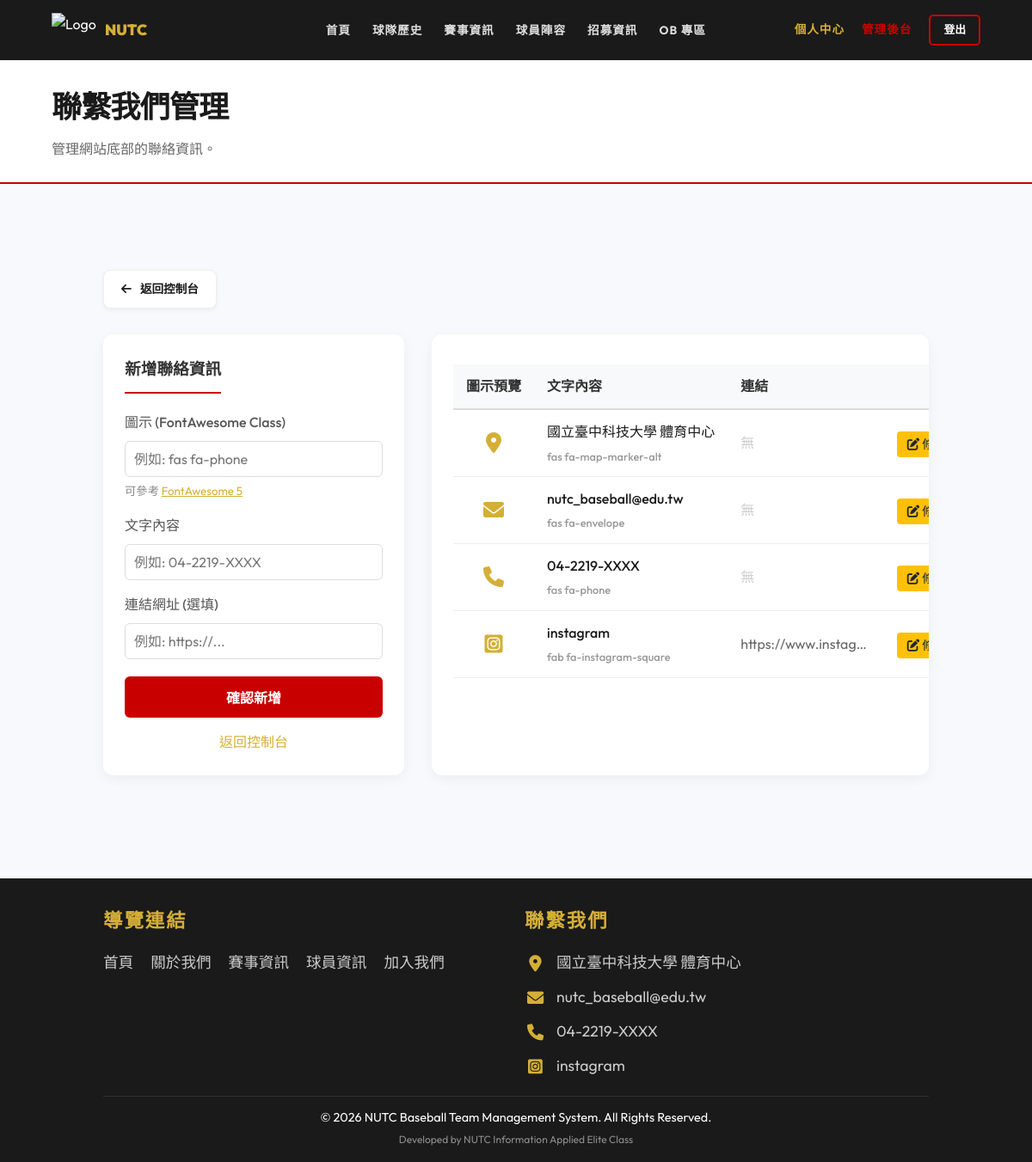
Screenshot of /admin_contact.php (signed in) with the database file from the repository.
### tables this page shows
CREATE TABLE `contact_us` (
  `id` int(11) NOT NULL,
  `icon_class` varchar(50) NOT NULL,
  `content_text` varchar(255) NOT NULL,
  `link` varchar(255) DEFAULT NULL
);

### includes/Database.php (called while the page is built, shortened)
<?php
class Database {
    private $pdo;
    public function __construct() {
        $host = 'localhost';
        $db   = 'baseball_web';
        $user = 'root';
        $pass = '';
        $charset = 'utf8mb4';
        $dsn = "mysql:host=$host;port=3306;dbname=$db;charset=$charset";
        $options = [
            PDO::ATTR_ERRMODE            => PDO::ERRMODE_EXCEPTION,
            PDO::ATTR_DEFAULT_FETCH_MODE => PDO::FETCH_ASSOC,
            PDO::ATTR_EMULATE_PREPARES   => false,
        ];
        try {
            $this->pdo = new PDO($dsn, $user, $pass, $options);
            $stmt = $this->pdo->query("DESCRIBE `player_game_details`");
            $cols = $stmt->fetchAll(PDO::FETCH_COLUMN);
        } catch (\PDOException $e) {
            throw new \PDOException($e->getMessage(), (int)$e->getCode());
        }
    }
    public function getAll($table) {
        $stmt = $this->pdo->query("SELECT * FROM `$table`");
        return $stmt->fetchAll();
    }
}

### includes/config.php (called while the page is built, shortened)
<?php
require_once 'Database.php';
$db = new Database();

### admin_contact.php (the view, shortened to what this page needs)
<?php
require_once 'includes/header.php';
$editRecord = null;
$contacts = $db->getAll('contact_us');
?>
<div class="page-header">
    <h1>聯繫我們管理</h1>
    <p>管理網站底部的聯絡資訊。</p>
</div>
<section>
    <div class="container">
        <a href="admin_dashboard.php" class="admin-back-btn">
            <i class="fas fa-arrow-left"></i> 返回控制台
        </a>
        <div class="admin-players-layout" style="display: grid; grid-template-columns: 350px 1fr; gap: 2rem;">
            <div class="admin-form-card" style="background: white; border-radius: 12px; padding: 25px; box-shadow: 0 4px 15px rgba(0,0,0,0.05); height: fit-content;">
                <h3 style="margin-bottom: 20px; color: #333; border-bottom: 2px solid var(--primary); padding-bottom: 10px; display: inline-block;"><?= $editRecord ? '修改聯絡資訊' : '新增聯絡資訊' ?></h3>
                <form method="POST" action="admin_contact.php">
                    <div class="form-group" style="margin-bottom: 15px;">
                        <label style="display: block; margin-bottom: 8px; font-weight: 500; color: #555;">圖示 (FontAwesome Class)</label>
                        <input type="text" name="icon_class" class="form-control" style="width: 100%; padding: 10px; border: 1px solid #ddd; border-radius: 6px; box-sizing: border-box;" placeholder="例如: fas fa-phone" value="<?= $editRecord ? htmlspecialchars($editRecord['icon_class']) : '' ?>" required>
                        <small style="color: #888; margin-top: 5px; display: block;">可參考 <a href="https://fontawesome.com/v5/search?m=free" target="_blank" style="color: var(--secondary);">FontAwesome 5</a></small>
                    </div>
                    <div class="form-group" style="margin-bottom: 15px;">
                        <label style="display: block; margin-bottom: 8px; font-weight: 500; color: #555;">文字內容</label>
                        <input type="text" name="content_text" class="form-control" style="width: 100%; padding: 10px; border: 1px solid #ddd; border-radius: 6px; box-sizing: border-box;" placeholder="例如: 04-2219-XXXX" value="<?= $editRecord ? htmlspecialchars($editRecord['content_text']) : '' ?>" required>
                    </div>
                    <div class="form-group" style="margin-bottom: 20px;">
                        <label style="display: block; margin-bottom: 8px; font-weight: 500; color: #555;">連結網址 (選填)</label>
                        <input type="text" name="link" class="form-control" style="width: 100%; padding: 10px; border: 1px solid #ddd; border-radius: 6px; box-sizing: border-box;" placeholder="例如: https://... " value="<?= $editRecord ? htmlspecialchars($editRecord['link'] ?? '') : '' ?>">
                    </div>
                    <?php if ($editRecord): ?>
                        <button type="submit" name="update" class="btn-submit" style="width: 100%; padding: 12px; background: var(--secondary); color: #1a1a1a; border: none; border-radius: 6px; cursor: pointer; font-weight: bold; transition: opacity 0.3s;">儲存修改</button>
                        <a href="admin_contact.php" style="display: block; text-align: center; margin-top: 15px; color: #666; text-decoration: none;">取消修改</a>
                    <?php else: ?>
                        <button type="submit" name="add" class="btn-submit" style="width: 100%; padding: 12px; background: var(--primary); color: white; border: none; border-radius: 6px; cursor: pointer; font-weight: bold; transition: opacity 0.3s;">確認新增</button>
                        <a href="admin_dashboard.php" style="display: block; text-align: center; margin-top: 15px; color: var(--secondary); text-decoration: none;">返回控制台</a>
                    <?php endif; ?>
                </form>
            </div>
            <div class="admin-list-card" style="background: white; border-radius: 12px; padding: 25px; box-shadow: 0 4px 15px rgba(0,0,0,0.05); overflow-x: auto;">
                <table class="admin-table" style="width: 100%; border-collapse: collapse;">
                    <thead>
                        <tr style="background: #f8f9fa; border-bottom: 2px solid #ddd;">
                            <th style="padding: 12px 15px; text-align: center; color: #333; width: 100px;">圖示預覽</th>
                            <th style="padding: 12px 15px; text-align: left; color: #333;">文字內容</th>
                            <th style="padding: 12px 15px; text-align: left; color: #333; width: 150px;">連結</th>
                            <th style="padding: 12px 15px; text-align: center; color: #333; width: 180px;">操作</th>
                        </tr>
                    </thead>
                    <tbody>
                        <?php if (empty($contacts)): ?>
                        <tr>
                            <td colspan="4" style="padding: 20px; text-align: center; color: #777;">目前沒有聯絡資訊。</td>
                        </tr>
                        <?php else: ?>
                            <?php foreach ($contacts as $c): ?>
                                <tr style="border-bottom: 1px solid #eee; transition: background 0.3s;">
                                    <td style="padding: 12px 15px; text-align: center; font-size: 1.5rem; color: var(--secondary);">
                                        <i class="<?= htmlspecialchars($c['icon_class']) ?>"></i>
                                    </td>
                                    <td style="padding: 12px 15px; font-weight: 500; color: var(--text-dark);">
                                        <?= htmlspecialchars($c['content_text']) ?>
                                        <div style="font-size: 0.8em; color: #999; margin-top: 4px;"><?= htmlspecialchars($c['icon_class']) ?></div>
                                    </td>
                                    <td style="padding: 12px 15px; color: #666;">
                                        <div style="max-width: 150px; overflow: hidden; text-overflow: ellipsis; white-space: nowrap;" title="<?= !empty($c['link']) ? htmlspecialchars($c['link']) : '' ?>">
                                            <?= !empty($c['link']) ? htmlspecialchars($c['link']) : '<span style="color: #ccc;">無</span>' ?>
                                        </div>
                                    </td>
                                    <td style="padding: 12px 15px; text-align: center; white-space: nowrap;">
                                        <a href="admin_contact.php?edit_id=<?= $c['id'] ?>" style="background: #ffc107; color: #212529; border: none; padding: 6px 12px; border-radius: 4px; cursor: pointer; transition: background 0.3s; text-decoration: none; font-size: 0.9rem; margin-right: 5px;"><i class="fas fa-edit"></i> 修改</a>
                                    </td>
                                </tr>
                            <?php endforeach; ?>
                        <?php endif; ?>
                    </tbody>
                </table>
            </div>
        </div>
    </div>
</section>
<?php require_once 'includes/footer.php'; ?>

### includes/footer.php (shortened to what this page needs)
<?php
$contactInfos = $db->getAll('contact_us');
?>
<footer>
    <div class="footer-content">
        <div class="footer-section">
            <h3>導覽連結</h3>
            <ul class="footer-links">
                <li><a href="index.php">首頁</a></li>
                <li><a href="about.php">關於我們</a></li>
                <li><a href="matches.php">賽事資訊</a></li>
                <li><a href="players.php">球員資訊</a></li>
                <li><a href="join.php">加入我們</a></li>
            </ul>
        </div>
        <div class="footer-section">
            <h3>聯繫我們</h3>
            <div class="footer-contact-list">
                <?php if (empty($contactInfos)): ?>
                    <p class="footer-contact-empty">尚未設定聯絡資訊</p>
                <?php else: ?>
                    <?php foreach ($contactInfos as $c): ?>
                        <p class="footer-contact-item">
                            <i class="<?= htmlspecialchars($c['icon_class']) ?>"></i>
                            <?php if (!empty($c['link'])): ?>
                                <a href="<?= htmlspecialchars($c['link']) ?>" target="_blank"><?= htmlspecialchars($c['content_text']) ?></a>
                            <?php else: ?>
                                <span><?= htmlspecialchars($c['content_text']) ?></span>
                            <?php endif; ?>
                        </p>
                    <?php endforeach; ?>
                <?php endif; ?>
            </div>
        </div>
    </div>
    <div class="footer-bottom">
        &copy; 2026 NUTC Baseball Team Management System. All Rights Reserved.
        <br><small style="opacity: 0.5;">Developed by NUTC Information Applied Elite Class</small>
    </div>
</footer>
</body>
</html>

### assets/css/style.css (style rules this page uses)
:root { --primary: #C80000; --secondary: #D4AF37; --bg-white: #FFFFFF; --bg-dark: #1A1A1A; --text-white: #FFFFFF; --text-dark: #1A1A1A; --gray-light: #F4F4F4; --transition: all 0.3s ease-in-out; }
* { margin: 0; padding: 0; box-sizing: border-box; font-family: 'Outfit', 'Noto Sans TC', -apple-system, sans-serif; }
body { background-color: #f7f9fc; color: var(--text-dark); line-height: 1.7; }
section { padding: 60px 10%; background-color: transparent; }
.page-header { padding: 25px 5%; background-color: #fff; border-bottom: 2px solid var(--primary); margin-bottom: 20px; text-align: left; }
.page-header h1 { font-size: 2.2rem; font-weight: 900; color: var(--bg-dark); text-transform: uppercase; letter-spacing: -1px; margin: 0; position: relative; display: inline-block; }
.page-header p { font-size: 1rem; color: #666; margin-top: 5px; font-weight: 500; }
.back-btn, .admin-back-btn { display: inline-flex; align-items: center; gap: 10px; color: var(--bg-dark); text-decoration: none; font-weight: 700; margin-bottom: 30px; padding: 10px 20px; background: white; border: 1px solid #eee; border-radius: 8px; box-shadow: 0 2px 5px rgba(0,0,0,0.05); transition: var(--transition); font-size: 0.85rem; }
section { padding: 80px 10%; }
footer { background: var(--bg-dark); color: var(--text-white); padding: 30px 10% 15px; margin-top: 40px; }
.footer-content { display: grid; grid-template-columns: repeat(auto-fit, minmax(200px, 1fr)); gap: 20px; margin-bottom: 20px; }
.footer-section h3 { margin-bottom: 15px; font-size: 1.4rem; letter-spacing: 2px; color: var(--secondary); }
.footer-links { list-style: none; padding: 0; display: flex; flex-direction: row; flex-wrap: wrap; gap: 10px 20px; }
.footer-links a { color: #ccc; text-decoration: none; transition: color 0.3s, transform 0.3s; font-size: 1.1rem; }
.footer-contact-list { display: flex; flex-direction: column; gap: 10px; }
.footer-contact-item { margin: 0; font-size: 1.1rem; color: #ccc; display: flex; align-items: center; gap: 12px; }
.footer-contact-item i { color: var(--secondary); font-size: 1.2rem; width: 25px; text-align: center; }
.footer-contact-item a { color: #ccc; text-decoration: none; transition: color 0.3s; }
.footer-bottom { text-align: center; padding-top: 12px; border-top: 1px solid rgba(255,255,255,0.1); font-size: 0.9rem; }
.form-group { margin-bottom: 20px; }
.form-group label { display: block; margin-bottom: 8px; font-weight: 600; }
.form-control { width: 100%; padding: 12px; border: 2px solid var(--gray-light); border-radius: 5px; font-size: 1rem; transition: var(--transition); }
.btn-submit { background: var(--primary); color: var(--text-white); padding: 12px 30px; border: none; border-radius: 5px; font-size: 1rem; font-weight: 700; cursor: pointer; transition: var(--transition); }
.admin-table { width: 100%; border-collapse: collapse; margin-top: 10px; }
.admin-table th, .admin-table td { padding: 12px 15px; text-align: left; border-bottom: 1px solid #eee; }
.admin-table th { background: #f8f9fa; font-weight: 700; color: #333; border-bottom: 2px solid #ddd; }
.admin-table th:last-child, .admin-table td:last-child { text-align: center; width: 180px; min-width: 180px; white-space: nowrap; }
.container { max-width: 1500px; margin: 0 auto; }
.admin-table td, .admin-table th { white-space: nowrap; }

### rows the page displays
contact_us: content_text "國立臺中科技大學 體育中心", icon_class "fas fa-map-marker-alt", shows "無"
contact_us: content_text "nutc_baseball@edu.tw", icon_class "fas fa-envelope", shows "無"
contact_us: content_text "04-2219-XXXX", icon_class "fas fa-phone", shows "無"
contact_us: content_text "instagram", icon_class "fab fa-instagram-square", link "https://www.instag…"
